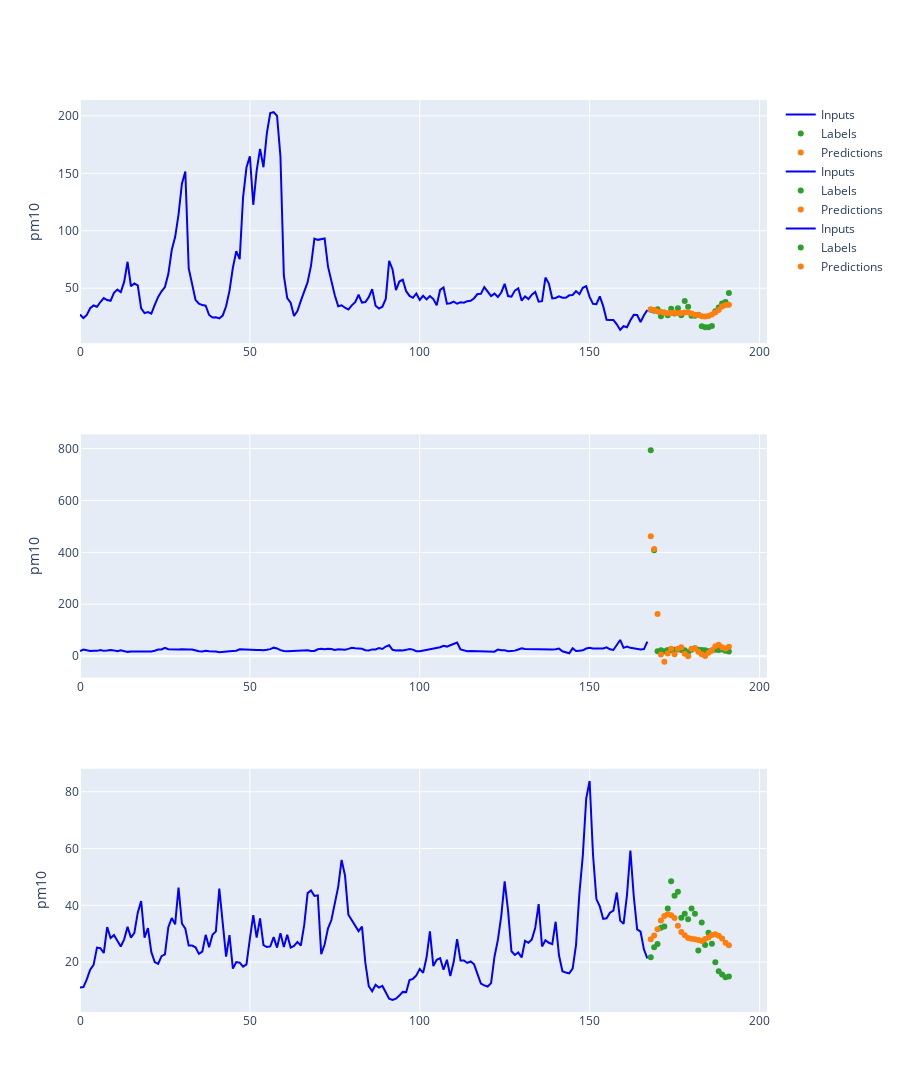

Notebook cell for this chart:
### Code cell
window_generator_530.plot(model_double, offset=100)

### Figure 1 — Plotly figure (JSON) as saved in the notebook; plotly's stock layout.template omitted (floating-point values rounded to 4 significant figures; data arrays with more than 128 entries replaced by an {"elided": "..."} marker saying what was removed)
{"data": [{"marker": {"color": "blue"}, "name": "Inputs", "type": "scatter", "x": {"elided": "168 int values"}, "xaxis": "x", "y": {"elided": "168 float values"}, "yaxis": "y"}, {"marker": {"color": "#2ca02c"}, "mode": "markers", "name": "Labels", "type": "scatter", "x": [168, 169, 170, 171, 172, 173, 174, 175, 176, 177, 178, 179, 180, 181, 182, 183, 184, 185, 186, 187, 188, 189, 190, 191], "xaxis": "x", "y": [31.3, 30.5, 31.7, 25.6, 28.9, 26.4, 32.2, 28.1, 32.5, 26.5, 38.9, 33.9, 26.1, 26.1, 27, 16.8, 16, 16.1, 17.2, 30, 33.2, 36.6, 38.1, 45.8], "yaxis": "y"}, {"marker": {"color": "#ff7f0e"}, "mode": "markers", "name": "Predictions", "type": "scatter", "x": [168, 169, 170, 171, 172, 173, 174, 175, 176, 177, 178, 179, 180, 181, 182, 183, 184, 185, 186, 187, 188, 189, 190, 191], "xaxis": "x", "y": [31.75, 31.02, 29.84, 29.53, 28.72, 28.13, 28.48, 28.71, 28.27, 28.34, 28.95, 29.02, 27.9, 26.94, 26.62, 25.68, 25.37, 25.72, 27.06, 28.79, 31.1, 34.03, 35.48, 35.58], "yaxis": "y"}, {"marker": {"color": "blue"}, "name": "Inputs", "type": "scatter", "x": {"elided": "168 int values"}, "xaxis": "x2", "y": {"elided": "168 float values"}, "yaxis": "y2"}, {"marker": {"color": "#2ca02c"}, "mode": "markers", "name": "Labels", "type": "scatter", "x": [168, 169, 170, 171, 172, 173, 174, 175, 176, 177, 178, 179, 180, 181, 182, 183, 184, 185, 186, 187, 188, 189, 190, 191], "xaxis": "x2", "y": [793.4, 408.2, 18.5, 22.5, 18.8, 23.5, 23, 24.8, 25.7, 23.4, 22.7, 15.4, 24.7, 30.1, 24.3, 23.7, 23.2, 19.1, 21.8, 25.1, 23.9, 25.6, 21.2, 18.4], "yaxis": "y2"}, {"marker": {"color": "#ff7f0e"}, "mode": "markers", "name": "Predictions", "type": "scatter", "x": [168, 169, 170, 171, 172, 173, 174, 175, 176, 177, 178, 179, 180, 181, 182, 183, 184, 185, 186, 187, 188, 189, 190, 191], "xaxis": "x2", "y": [462.1, 413.4, 162.0, 6.211, -21.35, 10.02, 28.66, 7.482, 28.3, 33.85, 9.338, 0.00968, 28.89, 30.7, 17.01, 7.416, 0.4696, 13.33, 22.45, 37.7, 44.17, 34.13, 29.32, 36.64], "yaxis": "y2"}, {"marker": {"color": "blue"}, "name": "Inputs", "type": "scatter", "x": {"elided": "168 int values"}, "xaxis": "x3", "y": {"elided": "168 float values"}, "yaxis": "y3"}, {"marker": {"color": "#2ca02c"}, "mode": "markers", "name": "Labels", "type": "scatter", "x": [168, 169, 170, 171, 172, 173, 174, 175, 176, 177, 178, 179, 180, 181, 182, 183, 184, 185, 186, 187, 188, 189, 190, 191], "xaxis": "x3", "y": [21.7, 25.2, 26.4, 32.1, 32.5, 38.9, 48.5, 43.4, 44.8, 35.6, 37, 35.1, 38.9, 37, 24.1, 33.9, 26, 30.3, 26.5, 19.9, 16.8, 15.6, 14.7, 14.9], "yaxis": "y3"}, {"marker": {"color": "#ff7f0e"}, "mode": "markers", "name": "Predictions", "type": "scatter", "x": [168, 169, 170, 171, 172, 173, 174, 175, 176, 177, 178, 179, 180, 181, 182, 183, 184, 185, 186, 187, 188, 189, 190, 191], "xaxis": "x3", "y": [28.06, 29.37, 31.55, 34.68, 36.25, 36.82, 36.54, 35.53, 32.82, 30.56, 29.46, 28.52, 28.22, 28.04, 27.82, 27.46, 28.17, 28.67, 29.53, 29.79, 29.24, 28.34, 26.8, 25.95], "yaxis": "y3"}], "layout": {"height": 1200, "xaxis": {"anchor": "y", "domain": [0, 1]}, "xaxis2": {"anchor": "y2", "domain": [0, 1]}, "xaxis3": {"anchor": "y3", "domain": [0, 1]}, "yaxis": {"anchor": "x", "domain": [0.7333, 1], "title": {"text": "pm10"}}, "yaxis2": {"anchor": "x2", "domain": [0.3667, 0.6333], "title": {"text": "pm10"}}, "yaxis3": {"anchor": "x3", "domain": [0, 0.2667], "title": {"text": "pm10"}}}}
